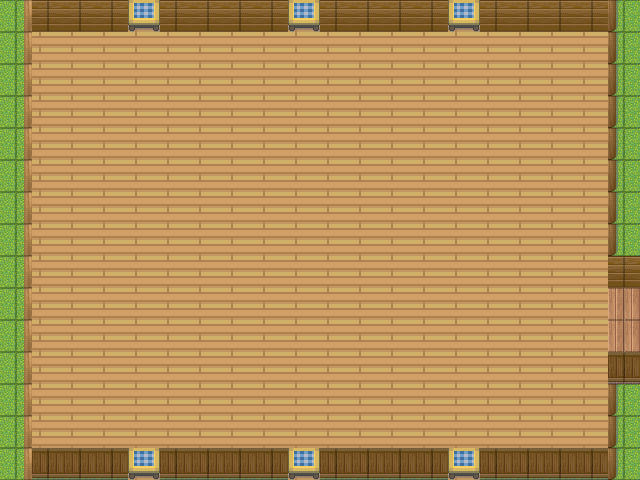

Tiled map render using the project's own tile images. Description and the map definition, with tile-layer contents summarised, below:
An orthogonal 20x15 tile map with 32x32 px tiles, 2 tile layers (L_Floor, L_Wall), 3 tilesets and 9 objects (North, South, East, West_North, West_South, ...).

<map version="1.0" orientation="orthogonal" width="20" height="15" tilewidth="32" tileheight="32">
 <tileset firstgid="1" name="map" tilewidth="32" tileheight="32">
  <image source="data/map.png" width="640" height="480" />
 </tileset>
 <tileset firstgid="301" name="obstacle_1" tilewidth="32" tileheight="32">
  <image source="data/obstacle_1.png" width="32" height="32" />
 </tileset>
 <tileset firstgid="302" name="obstacle_2" tilewidth="54" tileheight="46">
  <image source="data/obstacle_2.png" width="54" height="46" />
 </tileset>
 <layer name="L_Floor" width="20" height="15">
  <data>[300 cells, 234 non-empty, 232 distinct tile ids]</data>
 </layer>
 <layer name="L_Wall" width="20" height="15">
  <data>[300 cells, 66 non-empty, 66 distinct tile ids]</data>
 </layer>
 <objectgroup name="O_Wall" width="20" height="15">
  <object name="North" x="4" y="5" width="632" height="25" />
  <object name="South" x="8" y="449" width="622" height="25" />
  <object name="East" x="10" y="5" width="20" height="460" />
  <object name="West_North" x="609" y="9" width="28" height="278" />
  <object name="West_South" x="609" y="352" width="28" height="108" />
 </objectgroup>
 <objectgroup name="O_Obstacles" width="20" height="15">
  <object name="Box_1" gid="301" x="280" y="200" />
  <object name="Cabinet_1" gid="302" x="192" y="343" />
  <object name="Cabinet_2" gid="302" x="464" y="244" />
 </objectgroup>
 <objectgroup name="O_Exit" width="20" height="15">
  <object name="Exit" x="609" y="288" width="29" height="63" />
 </objectgroup>
</map>